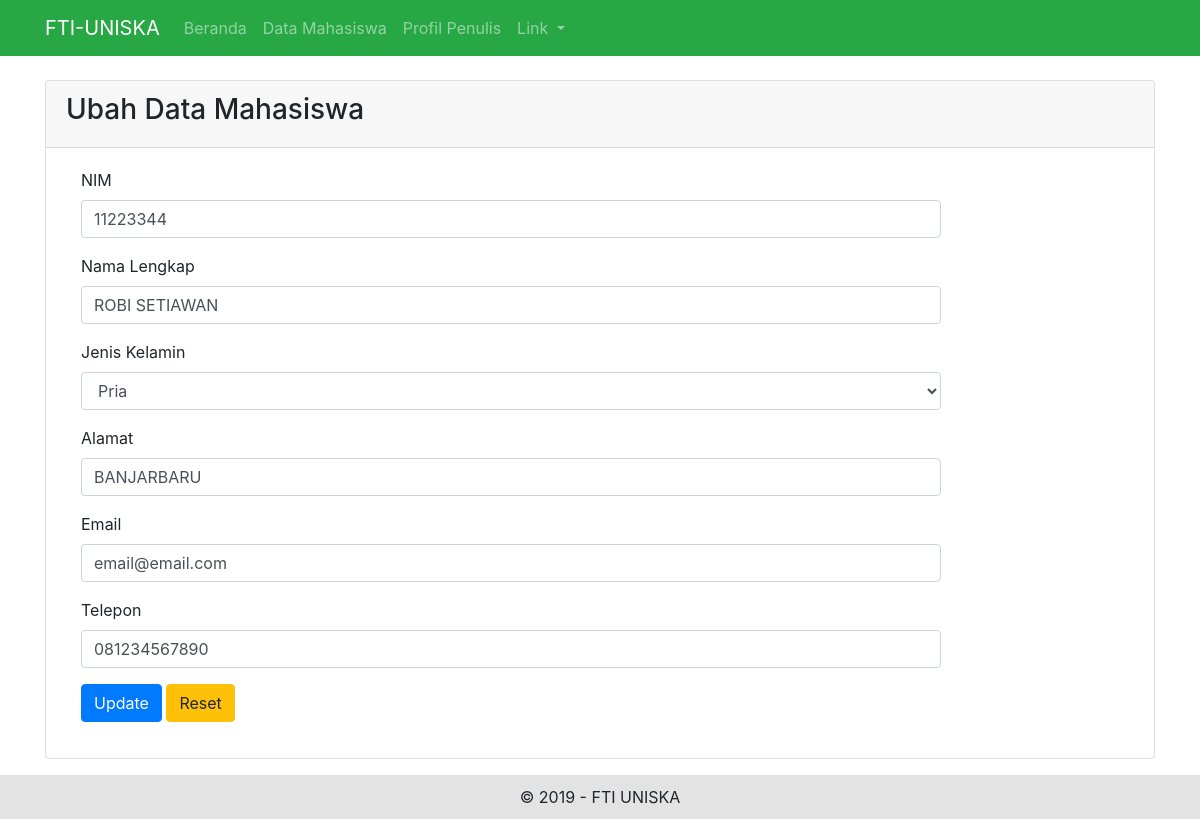
Page /mahasiswa_update.php?id=1 on the committed database.
### tables this page shows
CREATE TABLE `mahasiswa` (
  `id` int(11) NOT NULL,
  `nim` varchar(10) NOT NULL,
  `nama` varchar(100) NOT NULL,
  `jenis_kelamin` varchar(10) NOT NULL,
  `alamat` varchar(200) NOT NULL,
  `email` varchar(100) NOT NULL,
  `telepon` varchar(15) NOT NULL
);

### mahasiswa_update.php (the view, shortened to what this page needs)
<?php
include "connection.php";
?>
<?php
$id = $_GET['id'];
$result = mysqli_query($con, "SELECT * FROM mahasiswa WHERE id=$id");
while ($data = mysqli_fetch_array($result)) {
	$nim    	= $data['nim'];
	$nama   	= $data['nama'];
	$alamat 	= $data['alamat'];
	$jk 			= $data['jenis_kelamin'];
	$email   	= $data['email'];
	$telepon 	= $data['telepon'];
}
?>
<?php include "header.php" ?>
<div class="row">
	<div class="col-md-12">
		<div class="card">
			<div class="card-header">
				<h3 class="panel-title">Ubah Data Mahasiswa</h3>
			</div>
			<div class="card-body">
				<form method="post" action="update.php" class="form-horizontal">
					<div class="form-group">
						<label for="nim" class="col-sm-2 control-label">NIM</label>
						<div class="col-sm-10">
							<input type="text" class="form-control" name="nim" value="<?php echo $nim; ?>" required>
						</div>
					</div>
					<div class="form-group">
						<label for="nama" class="col-sm-2 control-label">Nama Lengkap</label>
						<div class="col-sm-10">
							<input type="text" class="form-control" name="nama" value="<?php echo $nama; ?>" required>
						</div>
					</div>
					<div class="form-group">
						<label for="nama" class="col-sm-2 control-label">Jenis Kelamin</label>
						<div class="col-sm-10">
							<select class="form-control" name="jenis_kelamin">
								<option <?php if ($jk == "Pria") echo 'selected'; ?> value="Pria">Pria</option>
							</select>
						</div>
					</div>
					<div class="form-group">
						<label for="alamat" class="col-sm-2 control-label">Alamat</label>
						<div class="col-sm-10">
							<input type="text" class="form-control" name="alamat" value="<?php echo $alamat; ?>" required>
						</div>
					</div>
					<div class="form-group">
						<label for="email" class="col-sm-2 control-label">Email</label>
						<div class="col-sm-10">
							<input type="email" class="form-control" name="email" value="<?php echo $email; ?>" required>
						</div>
					</div>
					<div class="form-group">
						<label for="telepon" class="col-sm-2 control-label">Telepon</label>
						<div class="col-sm-10">
							<input type="number" class="form-control" name="telepon" value="<?php echo $telepon; ?>" required>
						</div>
					</div>
					<div class="form-group">
						<div class="col-sm-offset-2 col-sm-10">
							<input type="submit" name="update" class="btn btn-primary" value="Update">
							<input type="reset" name="reset" class="btn btn-warning" value="Reset">
						</div>
					</div>
				</form>
			</div>
		</div>
	</div>
</div>
<?php include "footer.php" ?>

### header.php (style rules this page uses)
html { position: relative; min-height: 100%; }
body { margin-bottom: 60px; }

### rows in the picture
mahasiswa: nim "11223344", nama "ROBI SETIAWAN", jenis_kelamin "Pria", alamat "BANJARBARU", email "email@email.com", telepon "081234567890"
